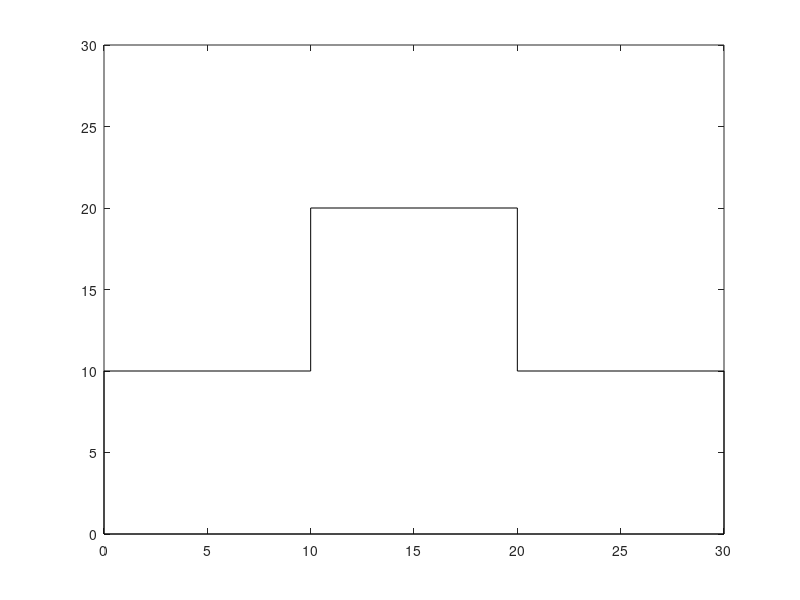

Reproduce this figure in MATLAB.
mappoints = [
    0 0
    30 0
    30 10
    20 10
    20 20
    10 20
    10 10
    0 10
    0 0];

 plot(mappoints(:,1), mappoints(:,2),'k')
axis([0 30 0 30])